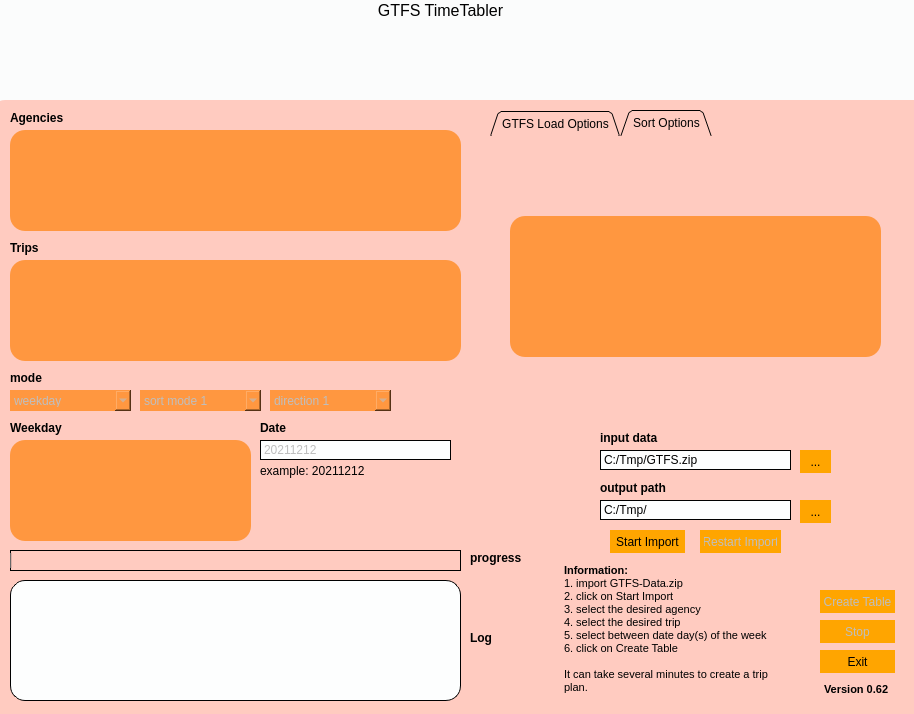
<?xml version="1.0" encoding="UTF-8"?>
<ui version="4.0">
 <class>GTFSTimeTabler</class>
 <widget class="QWidget" name="GTFSTimeTabler">
  <property name="windowModality">
   <enum>Qt::ApplicationModal</enum>
  </property>
  <property name="geometry">
   <rect>
    <x>0</x>
    <y>0</y>
    <width>914</width>
    <height>714</height>
   </rect>
  </property>
  <property name="sizePolicy">
   <sizepolicy hsizetype="Fixed" vsizetype="Fixed">
    <horstretch>0</horstretch>
    <verstretch>0</verstretch>
   </sizepolicy>
  </property>
  <property name="contextMenuPolicy">
   <enum>Qt::DefaultContextMenu</enum>
  </property>
  <property name="acceptDrops">
   <bool>false</bool>
  </property>
  <property name="windowTitle">
   <string notr="true">GTFS TimeTabler</string>
  </property>
  <property name="layoutDirection">
   <enum>Qt::LeftToRight</enum>
  </property>
  <property name="autoFillBackground">
   <bool>false</bool>
  </property>
  <property name="styleSheet">
   <string notr="true">background-color:  #fbfcfc ;
border-width: 1px;
border-radius: 15px;
border-color: black;
</string>
  </property>
  <widget class="QLineEdit" name="lineOutputPath">
   <property name="geometry">
    <rect>
     <x>600</x>
     <y>500</y>
     <width>191</width>
     <height>20</height>
    </rect>
   </property>
   <property name="styleSheet">
    <string notr="true">background-color:  #fdfefe;
border-style: outset;
border-width: 0.5px;
border-radius: 15px;
border-color: black;
padding: 1px;</string>
   </property>
   <property name="text">
    <string>C:/Tmp/</string>
   </property>
  </widget>
  <widget class="QPushButton" name="btnStart">
   <property name="enabled">
    <bool>false</bool>
   </property>
   <property name="geometry">
    <rect>
     <x>820</x>
     <y>590</y>
     <width>75</width>
     <height>23</height>
    </rect>
   </property>
   <property name="styleSheet">
    <string notr="true">background-color: orange;
border-style: outset;
border-width: 0px;
border-radius: 15px;
border-color: black;
padding: 4px;</string>
   </property>
   <property name="text">
    <string>Create Table</string>
   </property>
  </widget>
  <widget class="QProgressBar" name="progressBar">
   <property name="enabled">
    <bool>false</bool>
   </property>
   <property name="geometry">
    <rect>
     <x>10</x>
     <y>550</y>
     <width>451</width>
     <height>21</height>
    </rect>
   </property>
   <property name="styleSheet">
    <string notr="true">background-color:  #ffcbc0;
border-style: outset;
border-width: 1px;
border-radius: 15px;
border-color: black;
padding: 1 px;</string>
   </property>
   <property name="value">
    <number>0</number>
   </property>
   <property name="alignment">
    <set>Qt::AlignJustify|Qt::AlignVCenter</set>
   </property>
   <property name="textVisible">
    <bool>false</bool>
   </property>
   <property name="orientation">
    <enum>Qt::Horizontal</enum>
   </property>
   <property name="textDirection">
    <enum>QProgressBar::TopToBottom</enum>
   </property>
   <property name="format">
    <string> %p%</string>
   </property>
  </widget>
  <widget class="QTextBrowser" name="textBrowser">
   <property name="geometry">
    <rect>
     <x>10</x>
     <y>580</y>
     <width>451</width>
     <height>121</height>
    </rect>
   </property>
   <property name="styleSheet">
    <string notr="true">background-color:  #fdfefe;
border-style: outset;
border-width: 1px;
border-radius: 15px;
border-color: black;
padding: 4px;</string>
   </property>
   <property name="frameShape">
    <enum>QFrame::Box</enum>
   </property>
   <property name="frameShadow">
    <enum>QFrame::Plain</enum>
   </property>
   <property name="verticalScrollBarPolicy">
    <enum>Qt::ScrollBarAlwaysOff</enum>
   </property>
   <property name="horizontalScrollBarPolicy">
    <enum>Qt::ScrollBarAlwaysOff</enum>
   </property>
  </widget>
  <widget class="QPushButton" name="btnImport">
   <property name="enabled">
    <bool>true</bool>
   </property>
   <property name="geometry">
    <rect>
     <x>610</x>
     <y>530</y>
     <width>75</width>
     <height>23</height>
    </rect>
   </property>
   <property name="styleSheet">
    <string notr="true">background-color: orange;
border-style: outset;
border-width: 0px;
border-radius: 15px;
border-color: black;
padding: 4px;</string>
   </property>
   <property name="text">
    <string>Start Import</string>
   </property>
  </widget>
  <widget class="QComboBox" name="comboBox">
   <property name="enabled">
    <bool>false</bool>
   </property>
   <property name="geometry">
    <rect>
     <x>10</x>
     <y>390</y>
     <width>121</width>
     <height>21</height>
    </rect>
   </property>
   <property name="styleSheet">
    <string notr="true">background-color:  #ff9740;
border-style: outset;
border-width:0px;
border-radius: 15px;
border-color: black;
padding: 4px;</string>
   </property>
   <item>
    <property name="text">
     <string>weekday</string>
    </property>
   </item>
   <item>
    <property name="text">
     <string>date</string>
    </property>
   </item>
  </widget>
  <widget class="QLineEdit" name="lineInputPath">
   <property name="geometry">
    <rect>
     <x>600</x>
     <y>450</y>
     <width>191</width>
     <height>20</height>
    </rect>
   </property>
   <property name="styleSheet">
    <string notr="true">background-color: #fdfefe;
border-style: outset;
border-width: 0.5px;
border-radius: 15px;
border-color: black;
padding: 1px;</string>
   </property>
   <property name="text">
    <string>C:/Tmp/GTFS.zip</string>
   </property>
  </widget>
  <widget class="QPushButton" name="btnExit">
   <property name="geometry">
    <rect>
     <x>820</x>
     <y>650</y>
     <width>75</width>
     <height>23</height>
    </rect>
   </property>
   <property name="styleSheet">
    <string notr="true">background-color: orange;
border-style: outset;
border-width: 0px;
border-radius: 30px;
border-color: black;
padding: 4px;</string>
   </property>
   <property name="text">
    <string>Exit</string>
   </property>
  </widget>
  <widget class="QPushButton" name="btnStop">
   <property name="enabled">
    <bool>false</bool>
   </property>
   <property name="geometry">
    <rect>
     <x>820</x>
     <y>620</y>
     <width>75</width>
     <height>23</height>
    </rect>
   </property>
   <property name="styleSheet">
    <string notr="true">background-color: orange;
border-style: outset;
border-width: 0px;
border-radius: 15px;
border-color: black;
padding: 4px;</string>
   </property>
   <property name="text">
    <string>Stop</string>
   </property>
  </widget>
  <widget class="QLabel" name="label_5">
   <property name="geometry">
    <rect>
     <x>10</x>
     <y>110</y>
     <width>81</width>
     <height>16</height>
    </rect>
   </property>
   <property name="styleSheet">
    <string notr="true">background-color:  #ffcbc0;
font: 75 8pt &quot;72&quot;;</string>
   </property>
   <property name="text">
    <string>&lt;html&gt;&lt;head/&gt;&lt;body&gt;&lt;p&gt;&lt;span style=&quot; font-weight:600;&quot;&gt;Agencies&lt;/span&gt;&lt;/p&gt;&lt;/body&gt;&lt;/html&gt;</string>
   </property>
  </widget>
  <widget class="QLabel" name="label">
   <property name="geometry">
    <rect>
     <x>-10</x>
     <y>-110</y>
     <width>921</width>
     <height>301</height>
    </rect>
   </property>
   <property name="autoFillBackground">
    <bool>false</bool>
   </property>
   <property name="frameShape">
    <enum>QFrame::Box</enum>
   </property>
   <property name="text">
    <string/>
   </property>
   <property name="pixmap">
    <pixmap>5282.jpg</pixmap>
   </property>
   <property name="scaledContents">
    <bool>true</bool>
   </property>
  </widget>
  <widget class="QLabel" name="middlelabel">
   <property name="geometry">
    <rect>
     <x>-10</x>
     <y>100</y>
     <width>941</width>
     <height>651</height>
    </rect>
   </property>
   <property name="autoFillBackground">
    <bool>false</bool>
   </property>
   <property name="styleSheet">
    <string notr="true">background-color:  #ffcbc0;
border-color: black;
border-style: outset;
border-width: 0px;
border-radius: 15px;
padding: 4px;</string>
   </property>
   <property name="frameShadow">
    <enum>QFrame::Plain</enum>
   </property>
   <property name="text">
    <string/>
   </property>
   <property name="alignment">
    <set>Qt::AlignJustify|Qt::AlignVCenter</set>
   </property>
  </widget>
  <widget class="QLabel" name="label_9">
   <property name="geometry">
    <rect>
     <x>370</x>
     <y>0</y>
     <width>141</width>
     <height>21</height>
    </rect>
   </property>
   <property name="styleSheet">
    <string notr="true">font: 87 8pt &quot;72 Black&quot;;</string>
   </property>
   <property name="text">
    <string>&lt;html&gt;&lt;head/&gt;&lt;body&gt;&lt;p align=&quot;center&quot;&gt;&lt;span style=&quot; font-size:12pt;&quot;&gt;GTFS TimeTabler&lt;/span&gt;&lt;/p&gt;&lt;/body&gt;&lt;/html&gt;</string>
   </property>
  </widget>
  <widget class="QLabel" name="label_6">
   <property name="geometry">
    <rect>
     <x>10</x>
     <y>420</y>
     <width>81</width>
     <height>16</height>
    </rect>
   </property>
   <property name="styleSheet">
    <string notr="true">background-color:  #ffcbc0;
font: 75 8pt &quot;72&quot;;</string>
   </property>
   <property name="text">
    <string>&lt;html&gt;&lt;head/&gt;&lt;body&gt;&lt;p&gt;&lt;span style=&quot; font-weight:600;&quot;&gt;Weekday&lt;/span&gt;&lt;/p&gt;&lt;/body&gt;&lt;/html&gt;</string>
   </property>
  </widget>
  <widget class="QLabel" name="label_7">
   <property name="geometry">
    <rect>
     <x>470</x>
     <y>630</y>
     <width>31</width>
     <height>16</height>
    </rect>
   </property>
   <property name="styleSheet">
    <string notr="true">background-color:  #ffcbc0;
font: 75 8pt &quot;72&quot;;</string>
   </property>
   <property name="text">
    <string>&lt;html&gt;&lt;head/&gt;&lt;body&gt;&lt;p&gt;&lt;span style=&quot; font-weight:600;&quot;&gt;Log&lt;/span&gt;&lt;/p&gt;&lt;/body&gt;&lt;/html&gt;</string>
   </property>
  </widget>
  <widget class="QLabel" name="label_8">
   <property name="geometry">
    <rect>
     <x>10</x>
     <y>240</y>
     <width>81</width>
     <height>16</height>
    </rect>
   </property>
   <property name="styleSheet">
    <string notr="true">background-color:  #ffcbc0;
font: 75 8pt &quot;72&quot;;</string>
   </property>
   <property name="text">
    <string>&lt;html&gt;&lt;head/&gt;&lt;body&gt;&lt;p&gt;&lt;span style=&quot; font-weight:600;&quot;&gt;Trips&lt;/span&gt;&lt;/p&gt;&lt;/body&gt;&lt;/html&gt;</string>
   </property>
  </widget>
  <widget class="QLabel" name="label_10">
   <property name="geometry">
    <rect>
     <x>600</x>
     <y>480</y>
     <width>81</width>
     <height>16</height>
    </rect>
   </property>
   <property name="styleSheet">
    <string notr="true">background-color:  #ffcbc0;
font: 75 8pt &quot;72&quot;;</string>
   </property>
   <property name="text">
    <string>&lt;html&gt;&lt;head/&gt;&lt;body&gt;&lt;p&gt;&lt;span style=&quot; font-weight:600;&quot;&gt;output path&lt;/span&gt;&lt;/p&gt;&lt;/body&gt;&lt;/html&gt;</string>
   </property>
  </widget>
  <widget class="QLabel" name="label_11">
   <property name="geometry">
    <rect>
     <x>600</x>
     <y>430</y>
     <width>81</width>
     <height>16</height>
    </rect>
   </property>
   <property name="styleSheet">
    <string notr="true">background-color:  #ffcbc0;
font: 75 8pt &quot;72&quot;;</string>
   </property>
   <property name="text">
    <string>&lt;html&gt;&lt;head/&gt;&lt;body&gt;&lt;p&gt;&lt;span style=&quot; font-weight:600;&quot;&gt;input data&lt;/span&gt;&lt;/p&gt;&lt;/body&gt;&lt;/html&gt;</string>
   </property>
  </widget>
  <widget class="QTextBrowser" name="textBrowser_2">
   <property name="geometry">
    <rect>
     <x>560</x>
     <y>560</y>
     <width>221</width>
     <height>141</height>
    </rect>
   </property>
   <property name="styleSheet">
    <string notr="true">background-color:  #ffcbc0;</string>
   </property>
   <property name="html">
    <string>&lt;!DOCTYPE HTML PUBLIC &quot;-//W3C//DTD HTML 4.0//EN&quot; &quot;http://www.w3.org/TR/REC-html40/strict.dtd&quot;&gt;
&lt;html&gt;&lt;head&gt;&lt;meta name=&quot;qrichtext&quot; content=&quot;1&quot; /&gt;&lt;style type=&quot;text/css&quot;&gt;
p, li { white-space: pre-wrap; }
&lt;/style&gt;&lt;/head&gt;&lt;body style=&quot; font-family:'MS Shell Dlg 2'; font-size:8.25pt; font-weight:400; font-style:normal;&quot;&gt;
&lt;p style=&quot; margin-top:0px; margin-bottom:0px; margin-left:0px; margin-right:0px; -qt-block-indent:0; text-indent:0px;&quot;&gt;&lt;span style=&quot; font-weight:600;&quot;&gt;Information:&lt;br /&gt;&lt;/span&gt;1. import GTFS-Data.zip&lt;/p&gt;
&lt;p style=&quot; margin-top:0px; margin-bottom:0px; margin-left:0px; margin-right:0px; -qt-block-indent:0; text-indent:0px;&quot;&gt;2. click on Start Import&lt;/p&gt;
&lt;p style=&quot; margin-top:0px; margin-bottom:0px; margin-left:0px; margin-right:0px; -qt-block-indent:0; text-indent:0px;&quot;&gt;3. select the desired agency &lt;/p&gt;
&lt;p style=&quot; margin-top:0px; margin-bottom:0px; margin-left:0px; margin-right:0px; -qt-block-indent:0; text-indent:0px;&quot;&gt;4. select the desired trip&lt;/p&gt;
&lt;p style=&quot; margin-top:0px; margin-bottom:0px; margin-left:0px; margin-right:0px; -qt-block-indent:0; text-indent:0px;&quot;&gt;5. select between date day(s) of the week&lt;/p&gt;
&lt;p style=&quot; margin-top:0px; margin-bottom:0px; margin-left:0px; margin-right:0px; -qt-block-indent:0; text-indent:0px;&quot;&gt;6. click on Create Table&lt;/p&gt;
&lt;p style=&quot;-qt-paragraph-type:empty; margin-top:0px; margin-bottom:0px; margin-left:0px; margin-right:0px; -qt-block-indent:0; text-indent:0px;&quot;&gt;&lt;br /&gt;&lt;/p&gt;
&lt;p style=&quot; margin-top:0px; margin-bottom:0px; margin-left:0px; margin-right:0px; -qt-block-indent:0; text-indent:0px;&quot;&gt;It can take several minutes to create a trip plan.&lt;/p&gt;&lt;/body&gt;&lt;/html&gt;</string>
   </property>
  </widget>
  <widget class="QLabel" name="label_12">
   <property name="geometry">
    <rect>
     <x>10</x>
     <y>370</y>
     <width>81</width>
     <height>16</height>
    </rect>
   </property>
   <property name="styleSheet">
    <string notr="true">background-color:  #ffcbc0;
font: 75 8pt &quot;72&quot;;</string>
   </property>
   <property name="text">
    <string>&lt;html&gt;&lt;head/&gt;&lt;body&gt;&lt;p&gt;&lt;span style=&quot; font-weight:600;&quot;&gt;mode&lt;/span&gt;&lt;/p&gt;&lt;/body&gt;&lt;/html&gt;</string>
   </property>
  </widget>
  <widget class="QTextBrowser" name="textBrowser_3">
   <property name="geometry">
    <rect>
     <x>820</x>
     <y>680</y>
     <width>161</width>
     <height>16</height>
    </rect>
   </property>
   <property name="styleSheet">
    <string notr="true">background-color:  #ffcbc0;</string>
   </property>
   <property name="html">
    <string>&lt;!DOCTYPE HTML PUBLIC &quot;-//W3C//DTD HTML 4.0//EN&quot; &quot;http://www.w3.org/TR/REC-html40/strict.dtd&quot;&gt;
&lt;html&gt;&lt;head&gt;&lt;meta name=&quot;qrichtext&quot; content=&quot;1&quot; /&gt;&lt;style type=&quot;text/css&quot;&gt;
p, li { white-space: pre-wrap; }
&lt;/style&gt;&lt;/head&gt;&lt;body style=&quot; font-family:'MS Shell Dlg 2'; font-size:8.25pt; font-weight:400; font-style:normal;&quot;&gt;
&lt;p style=&quot; margin-top:0px; margin-bottom:0px; margin-left:0px; margin-right:0px; -qt-block-indent:0; text-indent:0px;&quot;&gt;&lt;span style=&quot; font-weight:600;&quot;&gt;Version 0.62&lt;br /&gt;&lt;/span&gt;&lt;/p&gt;&lt;/body&gt;&lt;/html&gt;</string>
   </property>
  </widget>
  <widget class="QPushButton" name="btnRestart">
   <property name="enabled">
    <bool>false</bool>
   </property>
   <property name="geometry">
    <rect>
     <x>700</x>
     <y>530</y>
     <width>81</width>
     <height>23</height>
    </rect>
   </property>
   <property name="styleSheet">
    <string notr="true">background-color: orange;
border-style: outset;
border-width: 0px;
border-radius: 15px;
border-color: black;
padding: 4px;</string>
   </property>
   <property name="text">
    <string>Restart Import</string>
   </property>
  </widget>
  <widget class="QListWidget" name="listAgencies">
   <property name="geometry">
    <rect>
     <x>10</x>
     <y>130</y>
     <width>451</width>
     <height>101</height>
    </rect>
   </property>
   <property name="styleSheet">
    <string notr="true">background-color:  #ff9740;
border-style: outset;
border-width: 0px;
border-radius: 15px;
border-color: black;
padding: 4px;</string>
   </property>
  </widget>
  <widget class="QListWidget" name="listRoutes">
   <property name="geometry">
    <rect>
     <x>10</x>
     <y>260</y>
     <width>451</width>
     <height>101</height>
    </rect>
   </property>
   <property name="styleSheet">
    <string notr="true">background-color:  #ff9740;
border-style: outset;
border-width: 0px;
border-radius: 15px;
border-color: black;
padding: 4px;</string>
   </property>
  </widget>
  <widget class="QListWidget" name="listDatesWeekday">
   <property name="enabled">
    <bool>false</bool>
   </property>
   <property name="geometry">
    <rect>
     <x>10</x>
     <y>440</y>
     <width>241</width>
     <height>101</height>
    </rect>
   </property>
   <property name="styleSheet">
    <string notr="true">background-color:  #ff9740;
border-style: outset;
border-width: 0px;
border-radius: 15px;
border-color: black;
padding: 4px;</string>
   </property>
   <property name="verticalScrollBarPolicy">
    <enum>Qt::ScrollBarAlwaysOff</enum>
   </property>
   <property name="horizontalScrollBarPolicy">
    <enum>Qt::ScrollBarAlwaysOff</enum>
   </property>
  </widget>
  <widget class="QLineEdit" name="lineDateInput">
   <property name="enabled">
    <bool>false</bool>
   </property>
   <property name="geometry">
    <rect>
     <x>260</x>
     <y>440</y>
     <width>191</width>
     <height>20</height>
    </rect>
   </property>
   <property name="styleSheet">
    <string notr="true">background-color:  #fdfefe;
border-style: outset;
border-width: 0.5px;
border-radius: 15px;
border-color: black;
padding: 1px;</string>
   </property>
   <property name="text">
    <string>20211212</string>
   </property>
  </widget>
  <widget class="QLabel" name="label_13">
   <property name="geometry">
    <rect>
     <x>260</x>
     <y>420</y>
     <width>81</width>
     <height>16</height>
    </rect>
   </property>
   <property name="styleSheet">
    <string notr="true">background-color:  #ffcbc0;
font: 75 8pt &quot;72&quot;;</string>
   </property>
   <property name="text">
    <string>&lt;html&gt;&lt;head/&gt;&lt;body&gt;&lt;p&gt;&lt;span style=&quot; font-weight:600;&quot;&gt;Date&lt;/span&gt;&lt;/p&gt;&lt;/body&gt;&lt;/html&gt;</string>
   </property>
  </widget>
  <widget class="QComboBox" name="comboBox_sort">
   <property name="enabled">
    <bool>false</bool>
   </property>
   <property name="geometry">
    <rect>
     <x>140</x>
     <y>390</y>
     <width>121</width>
     <height>21</height>
    </rect>
   </property>
   <property name="styleSheet">
    <string notr="true">background-color:  #ff9740;
border-style: outset;
border-width:0px;
border-radius: 15px;
border-color: black;
padding: 4px;</string>
   </property>
   <item>
    <property name="text">
     <string>sort mode 1</string>
    </property>
   </item>
   <item>
    <property name="text">
     <string>sort mode 2</string>
    </property>
   </item>
  </widget>
  <widget class="QLabel" name="label_14">
   <property name="geometry">
    <rect>
     <x>470</x>
     <y>550</y>
     <width>51</width>
     <height>16</height>
    </rect>
   </property>
   <property name="styleSheet">
    <string notr="true">background-color:  #ffcbc0;
font: 75 8pt &quot;72&quot;;</string>
   </property>
   <property name="text">
    <string>&lt;html&gt;&lt;head/&gt;&lt;body&gt;&lt;p&gt;&lt;span style=&quot; font-weight:600;&quot;&gt;progress&lt;/span&gt;&lt;/p&gt;&lt;/body&gt;&lt;/html&gt;</string>
   </property>
  </widget>
  <widget class="QComboBox" name="comboBox_direction">
   <property name="enabled">
    <bool>false</bool>
   </property>
   <property name="geometry">
    <rect>
     <x>270</x>
     <y>390</y>
     <width>121</width>
     <height>21</height>
    </rect>
   </property>
   <property name="styleSheet">
    <string notr="true">background-color:  #ff9740;
border-style: outset;
border-width:0px;
border-radius: 15px;
border-color: black;
padding: 4px;</string>
   </property>
   <item>
    <property name="text">
     <string>direction 1</string>
    </property>
   </item>
   <item>
    <property name="text">
     <string>direction 2</string>
    </property>
   </item>
  </widget>
  <widget class="QPushButton" name="btnGetFile">
   <property name="enabled">
    <bool>true</bool>
   </property>
   <property name="geometry">
    <rect>
     <x>800</x>
     <y>450</y>
     <width>31</width>
     <height>23</height>
    </rect>
   </property>
   <property name="styleSheet">
    <string notr="true">background-color: orange;
border-style: outset;
border-width: 0px;
border-radius: 15px;
border-color: black;
padding: 4px;</string>
   </property>
   <property name="text">
    <string>...</string>
   </property>
  </widget>
  <widget class="QPushButton" name="btnGetOutputDir">
   <property name="enabled">
    <bool>true</bool>
   </property>
   <property name="geometry">
    <rect>
     <x>800</x>
     <y>500</y>
     <width>31</width>
     <height>23</height>
    </rect>
   </property>
   <property name="styleSheet">
    <string notr="true">background-color: orange;
border-style: outset;
border-width: 0px;
border-radius: 15px;
border-color: black;
padding: 4px;</string>
   </property>
   <property name="text">
    <string>...</string>
   </property>
  </widget>
  <widget class="QTabWidget" name="tabWidget">
   <property name="geometry">
    <rect>
     <x>490</x>
     <y>110</y>
     <width>431</width>
     <height>281</height>
    </rect>
   </property>
   <property name="layoutDirection">
    <enum>Qt::LeftToRight</enum>
   </property>
   <property name="autoFillBackground">
    <bool>false</bool>
   </property>
   <property name="styleSheet">
    <string notr="true">background-color:  #ffcbc0;
border-radius: 0px;</string>
   </property>
   <property name="tabShape">
    <enum>QTabWidget::Triangular</enum>
   </property>
   <property name="currentIndex">
    <number>1</number>
   </property>
   <widget class="QWidget" name="tabDownloadGTFS">
    <attribute name="title">
     <string>GTFS Load Options</string>
    </attribute>
    <widget class="QListWidget" name="listTabGTFSDATA">
     <property name="geometry">
      <rect>
       <x>10</x>
       <y>100</y>
       <width>391</width>
       <height>141</height>
      </rect>
     </property>
     <property name="styleSheet">
      <string notr="true">background-color:  #ff9740;
border-style: outset;
border-width: 0px;
border-radius: 15px;
border-color: black;
padding: 4px;</string>
     </property>
    </widget>
    <widget class="QLabel" name="label_15">
     <property name="geometry">
      <rect>
       <x>40</x>
       <y>20</y>
       <width>81</width>
       <height>16</height>
      </rect>
     </property>
     <property name="styleSheet">
      <string notr="true">background-color:  #ffcbc0;
font: 75 8pt &quot;72&quot;;</string>
     </property>
     <property name="text">
      <string>&lt;html&gt;&lt;head/&gt;&lt;body&gt;&lt;p&gt;&lt;span style=&quot; font-weight:600;&quot;&gt;GTFS-Data&lt;/span&gt;&lt;/p&gt;&lt;/body&gt;&lt;/html&gt;</string>
     </property>
    </widget>
    <widget class="QLineEdit" name="GTFSInputPath">
     <property name="geometry">
      <rect>
       <x>130</x>
       <y>20</y>
       <width>191</width>
       <height>20</height>
      </rect>
     </property>
     <property name="styleSheet">
      <string notr="true">background-color: #fdfefe;
border-style: outset;
border-width: 0.5px;
border-radius: 15px;
border-color: black;
padding: 1px;</string>
     </property>
     <property name="text">
      <string>C:/Tmp/</string>
     </property>
    </widget>
    <widget class="QPushButton" name="btnGetDir">
     <property name="enabled">
      <bool>true</bool>
     </property>
     <property name="geometry">
      <rect>
       <x>330</x>
       <y>20</y>
       <width>31</width>
       <height>23</height>
      </rect>
     </property>
     <property name="styleSheet">
      <string notr="true">background-color: orange;
border-style: outset;
border-width: 0px;
border-radius: 15px;
border-color: black;
padding: 4px;</string>
     </property>
     <property name="text">
      <string>...</string>
     </property>
    </widget>
    <widget class="QPushButton" name="btnLoadOnlineData">
     <property name="enabled">
      <bool>true</bool>
     </property>
     <property name="geometry">
      <rect>
       <x>140</x>
       <y>70</y>
       <width>101</width>
       <height>23</height>
      </rect>
     </property>
     <property name="styleSheet">
      <string notr="true">background-color: orange;
border-style: outset;
border-width: 0px;
border-radius: 15px;
border-color: black;
padding: 4px;</string>
     </property>
     <property name="text">
      <string>Load Online Data</string>
     </property>
    </widget>
    <widget class="QPushButton" name="btnLoadFromPath">
     <property name="enabled">
      <bool>true</bool>
     </property>
     <property name="geometry">
      <rect>
       <x>20</x>
       <y>70</y>
       <width>101</width>
       <height>23</height>
      </rect>
     </property>
     <property name="styleSheet">
      <string notr="true">background-color: orange;
border-style: outset;
border-width: 0px;
border-radius: 15px;
border-color: black;
padding: 4px;</string>
     </property>
     <property name="text">
      <string>Load From Path</string>
     </property>
    </widget>
    <widget class="QPushButton" name="btnLoadOnlineData_2">
     <property name="enabled">
      <bool>true</bool>
     </property>
     <property name="geometry">
      <rect>
       <x>260</x>
       <y>70</y>
       <width>131</width>
       <height>23</height>
      </rect>
     </property>
     <property name="styleSheet">
      <string notr="true">background-color: orange;
border-style: outset;
border-width: 0px;
border-radius: 15px;
border-color: black;
padding: 4px;</string>
     </property>
     <property name="text">
      <string>Download Selected Data</string>
     </property>
    </widget>
   </widget>
   <widget class="QWidget" name="tabDefineSorting">
    <attribute name="title">
     <string>Sort Options</string>
    </attribute>
    <widget class="QListWidget" name="listTabSort">
     <property name="geometry">
      <rect>
       <x>20</x>
       <y>80</y>
       <width>371</width>
       <height>141</height>
      </rect>
     </property>
     <property name="styleSheet">
      <string notr="true">background-color:  #ff9740;
border-style: outset;
border-width: 0px;
border-radius: 15px;
border-color: black;
padding: 4px;</string>
     </property>
    </widget>
   </widget>
  </widget>
  <widget class="QLabel" name="label_2">
   <property name="geometry">
    <rect>
     <x>260</x>
     <y>460</y>
     <width>141</width>
     <height>21</height>
    </rect>
   </property>
   <property name="styleSheet">
    <string notr="true">background-color:  #ffcbc0;</string>
   </property>
   <property name="text">
    <string>example: 20211212</string>
   </property>
  </widget>
  <zorder>label</zorder>
  <zorder>middlelabel</zorder>
  <zorder>lineOutputPath</zorder>
  <zorder>btnStart</zorder>
  <zorder>progressBar</zorder>
  <zorder>textBrowser</zorder>
  <zorder>btnImport</zorder>
  <zorder>comboBox</zorder>
  <zorder>lineInputPath</zorder>
  <zorder>btnExit</zorder>
  <zorder>btnStop</zorder>
  <zorder>label_5</zorder>
  <zorder>label_9</zorder>
  <zorder>label_6</zorder>
  <zorder>label_7</zorder>
  <zorder>label_8</zorder>
  <zorder>label_10</zorder>
  <zorder>label_11</zorder>
  <zorder>textBrowser_2</zorder>
  <zorder>label_12</zorder>
  <zorder>textBrowser_3</zorder>
  <zorder>btnRestart</zorder>
  <zorder>listAgencies</zorder>
  <zorder>listRoutes</zorder>
  <zorder>listDatesWeekday</zorder>
  <zorder>lineDateInput</zorder>
  <zorder>label_13</zorder>
  <zorder>comboBox_sort</zorder>
  <zorder>label_14</zorder>
  <zorder>comboBox_direction</zorder>
  <zorder>btnGetFile</zorder>
  <zorder>btnGetOutputDir</zorder>
  <zorder>tabWidget</zorder>
  <zorder>label_2</zorder>
 </widget>
 <resources/>
 <connections>
  <connection>
   <sender>btnExit</sender>
   <signal>pressed()</signal>
   <receiver>GTFSTimeTabler</receiver>
   <slot>close()</slot>
   <hints>
    <hint type="sourcelabel">
     <x>637</x>
     <y>591</y>
    </hint>
    <hint type="destinationlabel">
     <x>337</x>
     <y>301</y>
    </hint>
   </hints>
  </connection>
 </connections>
</ui>
